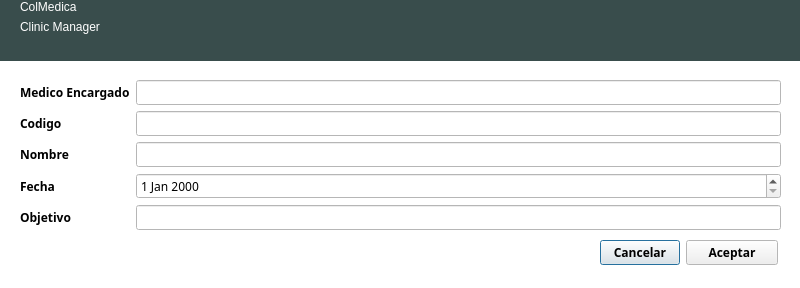
<?xml version="1.0" encoding="UTF-8"?>
<ui version="4.0">
 <class>Dialog</class>
 <widget class="QDialog" name="Dialog">
  <property name="geometry">
   <rect>
    <x>0</x>
    <y>0</y>
    <width>800</width>
    <height>288</height>
   </rect>
  </property>
  <property name="palette">
   <palette>
    <active>
     <colorrole role="Base">
      <brush brushstyle="SolidPattern">
       <color alpha="255">
        <red>255</red>
        <green>255</green>
        <blue>255</blue>
       </color>
      </brush>
     </colorrole>
     <colorrole role="Window">
      <brush brushstyle="SolidPattern">
       <color alpha="255">
        <red>255</red>
        <green>255</green>
        <blue>255</blue>
       </color>
      </brush>
     </colorrole>
    </active>
    <inactive>
     <colorrole role="Base">
      <brush brushstyle="SolidPattern">
       <color alpha="255">
        <red>255</red>
        <green>255</green>
        <blue>255</blue>
       </color>
      </brush>
     </colorrole>
     <colorrole role="Window">
      <brush brushstyle="SolidPattern">
       <color alpha="255">
        <red>255</red>
        <green>255</green>
        <blue>255</blue>
       </color>
      </brush>
     </colorrole>
    </inactive>
    <disabled>
     <colorrole role="Base">
      <brush brushstyle="SolidPattern">
       <color alpha="255">
        <red>255</red>
        <green>255</green>
        <blue>255</blue>
       </color>
      </brush>
     </colorrole>
     <colorrole role="Window">
      <brush brushstyle="SolidPattern">
       <color alpha="255">
        <red>255</red>
        <green>255</green>
        <blue>255</blue>
       </color>
      </brush>
     </colorrole>
    </disabled>
   </palette>
  </property>
  <property name="windowTitle">
   <string>Nueva campaña</string>
  </property>
  <property name="autoFillBackground">
   <bool>true</bool>
  </property>
  <widget class="QWidget" name="widget" native="true">
   <property name="geometry">
    <rect>
     <x>10</x>
     <y>70</y>
     <width>781</width>
     <height>211</height>
    </rect>
   </property>
   <property name="font">
    <font>
     <family>Ubuntu Condensed</family>
     <weight>75</weight>
     <bold>true</bold>
    </font>
   </property>
   <property name="cursor">
    <cursorShape>PointingHandCursor</cursorShape>
   </property>
   <widget class="QWidget" name="layoutWidget">
    <property name="geometry">
     <rect>
      <x>590</x>
      <y>170</y>
      <width>178</width>
      <height>29</height>
     </rect>
    </property>
    <layout class="QFormLayout" name="formLayout_2">
     <item row="0" column="0">
      <widget class="QPushButton" name="pushButton">
       <property name="text">
        <string>Cancelar</string>
       </property>
      </widget>
     </item>
     <item row="0" column="1">
      <widget class="QPushButton" name="pushButton_2">
       <property name="text">
        <string>Aceptar</string>
       </property>
      </widget>
     </item>
    </layout>
   </widget>
   <widget class="QWidget" name="layoutWidget">
    <property name="geometry">
     <rect>
      <x>10</x>
      <y>10</y>
      <width>761</width>
      <height>151</height>
     </rect>
    </property>
    <layout class="QFormLayout" name="formLayout">
     <item row="0" column="0">
      <widget class="QLabel" name="label_3">
       <property name="text">
        <string>Medico Encargado</string>
       </property>
      </widget>
     </item>
     <item row="0" column="1">
      <widget class="QLineEdit" name="lineEdit">
       <property name="font">
        <font>
         <weight>50</weight>
         <bold>false</bold>
        </font>
       </property>
      </widget>
     </item>
     <item row="1" column="0">
      <widget class="QLabel" name="label">
       <property name="text">
        <string>Codigo</string>
       </property>
      </widget>
     </item>
     <item row="1" column="1">
      <widget class="QLineEdit" name="lineEdit_2">
       <property name="font">
        <font>
         <weight>50</weight>
         <bold>false</bold>
        </font>
       </property>
      </widget>
     </item>
     <item row="2" column="0">
      <widget class="QLabel" name="label_2">
       <property name="text">
        <string>Nombre</string>
       </property>
      </widget>
     </item>
     <item row="2" column="1">
      <widget class="QLineEdit" name="lineEdit_3">
       <property name="font">
        <font>
         <weight>50</weight>
         <bold>false</bold>
        </font>
       </property>
      </widget>
     </item>
     <item row="3" column="0">
      <widget class="QLabel" name="label_4">
       <property name="text">
        <string>Fecha</string>
       </property>
      </widget>
     </item>
     <item row="4" column="0">
      <widget class="QLabel" name="label_5">
       <property name="text">
        <string>Objetivo</string>
       </property>
      </widget>
     </item>
     <item row="4" column="1">
      <widget class="QLineEdit" name="lineEdit_5">
       <property name="font">
        <font>
         <weight>50</weight>
         <bold>false</bold>
        </font>
       </property>
      </widget>
     </item>
     <item row="3" column="1">
      <widget class="QDateEdit" name="dateEdit">
       <property name="font">
        <font>
         <weight>50</weight>
         <bold>false</bold>
        </font>
       </property>
      </widget>
     </item>
    </layout>
   </widget>
  </widget>
  <widget class="QWidget" name="widget_2" native="true">
   <property name="geometry">
    <rect>
     <x>0</x>
     <y>0</y>
     <width>801</width>
     <height>61</height>
    </rect>
   </property>
   <property name="palette">
    <palette>
     <active>
      <colorrole role="WindowText">
       <brush brushstyle="SolidPattern">
        <color alpha="255">
         <red>255</red>
         <green>255</green>
         <blue>255</blue>
        </color>
       </brush>
      </colorrole>
      <colorrole role="Base">
       <brush brushstyle="SolidPattern">
        <color alpha="255">
         <red>255</red>
         <green>255</green>
         <blue>255</blue>
        </color>
       </brush>
      </colorrole>
      <colorrole role="Window">
       <brush brushstyle="SolidPattern">
        <color alpha="255">
         <red>57</red>
         <green>77</green>
         <blue>76</blue>
        </color>
       </brush>
      </colorrole>
     </active>
     <inactive>
      <colorrole role="WindowText">
       <brush brushstyle="SolidPattern">
        <color alpha="255">
         <red>255</red>
         <green>255</green>
         <blue>255</blue>
        </color>
       </brush>
      </colorrole>
      <colorrole role="Base">
       <brush brushstyle="SolidPattern">
        <color alpha="255">
         <red>255</red>
         <green>255</green>
         <blue>255</blue>
        </color>
       </brush>
      </colorrole>
      <colorrole role="Window">
       <brush brushstyle="SolidPattern">
        <color alpha="255">
         <red>57</red>
         <green>77</green>
         <blue>76</blue>
        </color>
       </brush>
      </colorrole>
     </inactive>
     <disabled>
      <colorrole role="WindowText">
       <brush brushstyle="SolidPattern">
        <color alpha="255">
         <red>159</red>
         <green>158</green>
         <blue>158</blue>
        </color>
       </brush>
      </colorrole>
      <colorrole role="Base">
       <brush brushstyle="SolidPattern">
        <color alpha="255">
         <red>57</red>
         <green>77</green>
         <blue>76</blue>
        </color>
       </brush>
      </colorrole>
      <colorrole role="Window">
       <brush brushstyle="SolidPattern">
        <color alpha="255">
         <red>57</red>
         <green>77</green>
         <blue>76</blue>
        </color>
       </brush>
      </colorrole>
     </disabled>
    </palette>
   </property>
   <property name="autoFillBackground">
    <bool>true</bool>
   </property>
   <widget class="QWidget" name="widget_3" native="true">
    <property name="geometry">
     <rect>
      <x>590</x>
      <y>10</y>
      <width>41</width>
      <height>41</height>
     </rect>
    </property>
    <property name="contextMenuPolicy">
     <enum>Qt::NoContextMenu</enum>
    </property>
    <property name="autoFillBackground">
     <bool>false</bool>
    </property>
    <property name="styleSheet">
     <string notr="true">image: url(:/Iconos/user_big.png);</string>
    </property>
   </widget>
   <widget class="QWidget" name="layoutWidget_3">
    <property name="geometry">
     <rect>
      <x>20</x>
      <y>0</y>
      <width>162</width>
      <height>63</height>
     </rect>
    </property>
    <layout class="QFormLayout" name="formLayout_4">
     <item row="0" column="0">
      <widget class="QLabel" name="label_7">
       <property name="styleSheet">
        <string notr="true">font: 30pt &quot;Ubuntu Condensed&quot;;
color: rgb(255, 255, 255);</string>
       </property>
       <property name="text">
        <string>ColMedica</string>
       </property>
      </widget>
     </item>
     <item row="1" column="0">
      <widget class="QLabel" name="label_8">
       <property name="text">
        <string>Clinic Manager</string>
       </property>
      </widget>
     </item>
    </layout>
   </widget>
  </widget>
 </widget>
 <resources/>
 <connections/>
</ui>
